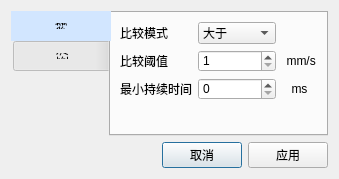
<?xml version="1.0" encoding="UTF-8"?>
<ui version="4.0">
 <class>speed_value_compairsons_setting</class>
 <widget class="QDialog" name="speed_value_compairsons_setting">
  <property name="geometry">
   <rect>
    <x>0</x>
    <y>0</y>
    <width>296</width>
    <height>160</height>
   </rect>
  </property>
  <property name="windowTitle">
   <string>Dialog</string>
  </property>
  <layout class="QGridLayout" name="gridLayout">
   <item row="0" column="0">
    <widget class="QTabWidget" name="tabWidget">
     <property name="font">
      <font>
       <family>Arial</family>
      </font>
     </property>
     <property name="styleSheet">
      <string notr="true">QTabBar::tab { width: 100px;height:30px }
QTabBar::tab:selected { background-color: rgb(210,230,255); }</string>
     </property>
     <property name="tabPosition">
      <enum>QTabWidget::West</enum>
     </property>
     <property name="tabShape">
      <enum>QTabWidget::Rounded</enum>
     </property>
     <property name="currentIndex">
      <number>0</number>
     </property>
     <property name="iconSize">
      <size>
       <width>16</width>
       <height>10</height>
      </size>
     </property>
     <property name="elideMode">
      <enum>Qt::ElideNone</enum>
     </property>
     <property name="documentMode">
      <bool>false</bool>
     </property>
     <property name="tabsClosable">
      <bool>false</bool>
     </property>
     <widget class="QWidget" name="tab_param_2">
      <property name="font">
       <font>
        <family>Arial</family>
       </font>
      </property>
      <attribute name="title">
       <string>参数</string>
      </attribute>
      <layout class="QGridLayout" name="gridLayout_2">
       <item row="1" column="0">
        <widget class="QLabel" name="label_6">
         <property name="font">
          <font>
           <family>Arial</family>
          </font>
         </property>
         <property name="text">
          <string>比较阈值</string>
         </property>
        </widget>
       </item>
       <item row="0" column="0">
        <widget class="QLabel" name="label_3">
         <property name="font">
          <font>
           <family>Arial</family>
          </font>
         </property>
         <property name="text">
          <string>比较模式</string>
         </property>
        </widget>
       </item>
       <item row="3" column="1">
        <spacer name="verticalSpacer_3">
         <property name="orientation">
          <enum>Qt::Vertical</enum>
         </property>
         <property name="sizeHint" stdset="0">
          <size>
           <width>20</width>
           <height>40</height>
          </size>
         </property>
        </spacer>
       </item>
       <item row="1" column="2">
        <widget class="QLabel" name="label_7">
         <property name="font">
          <font>
           <family>Arial</family>
          </font>
         </property>
         <property name="text">
          <string> mm/s</string>
         </property>
         <property name="alignment">
          <set>Qt::AlignCenter</set>
         </property>
        </widget>
       </item>
       <item row="0" column="1">
        <widget class="QComboBox" name="comboBox_calc_mode">
         <item>
          <property name="text">
           <string>大于</string>
          </property>
         </item>
         <item>
          <property name="text">
           <string>小于</string>
          </property>
         </item>
         <item>
          <property name="text">
           <string>等于</string>
          </property>
         </item>
         <item>
          <property name="text">
           <string>大于等于</string>
          </property>
         </item>
         <item>
          <property name="text">
           <string>小于等于</string>
          </property>
         </item>
        </widget>
       </item>
       <item row="1" column="1">
        <widget class="QSpinBox" name="spinBox_speed_value">
         <property name="font">
          <font>
           <family>Arial</family>
          </font>
         </property>
         <property name="minimum">
          <number>1</number>
         </property>
         <property name="maximum">
          <number>32767</number>
         </property>
        </widget>
       </item>
       <item row="2" column="0">
        <widget class="QLabel" name="label">
         <property name="font">
          <font>
           <family>Arial</family>
          </font>
         </property>
         <property name="text">
          <string>最小持续时间</string>
         </property>
        </widget>
       </item>
       <item row="2" column="2">
        <widget class="QLabel" name="label_2">
         <property name="font">
          <font>
           <family>Arial</family>
          </font>
         </property>
         <property name="text">
          <string>ms</string>
         </property>
         <property name="alignment">
          <set>Qt::AlignCenter</set>
         </property>
        </widget>
       </item>
       <item row="2" column="1">
        <widget class="QSpinBox" name="spinBox_min_time">
         <property name="font">
          <font>
           <family>Arial</family>
          </font>
         </property>
         <property name="maximum">
          <number>5000</number>
         </property>
        </widget>
       </item>
      </layout>
     </widget>
     <widget class="QWidget" name="tab_exegesis_2">
      <attribute name="title">
       <string>标签注释</string>
      </attribute>
      <layout class="QGridLayout" name="gridLayout_5">
       <item row="3" column="0">
        <spacer name="verticalSpacer_4">
         <property name="orientation">
          <enum>Qt::Vertical</enum>
         </property>
         <property name="sizeHint" stdset="0">
          <size>
           <width>20</width>
           <height>40</height>
          </size>
         </property>
        </spacer>
       </item>
       <item row="2" column="1">
        <widget class="QLineEdit" name="lineEdit_eoutput1">
         <property name="font">
          <font>
           <family>Arial</family>
          </font>
         </property>
         <property name="maxLength">
          <number>10</number>
         </property>
        </widget>
       </item>
       <item row="1" column="0" colspan="2">
        <widget class="Line" name="line_4">
         <property name="styleSheet">
          <string notr="true">border-top: 1px dotted;</string>
         </property>
         <property name="orientation">
          <enum>Qt::Horizontal</enum>
         </property>
        </widget>
       </item>
       <item row="2" column="0">
        <widget class="QLabel" name="label_eoutput1">
         <property name="font">
          <font>
           <family>Arial</family>
          </font>
         </property>
         <property name="text">
          <string>成立</string>
         </property>
        </widget>
       </item>
       <item row="0" column="1">
        <widget class="QLineEdit" name="lineEdit_einput1">
         <property name="font">
          <font>
           <family>Arial</family>
          </font>
         </property>
         <property name="inputMask">
          <string/>
         </property>
         <property name="text">
          <string/>
         </property>
         <property name="maxLength">
          <number>10</number>
         </property>
         <property name="frame">
          <bool>true</bool>
         </property>
        </widget>
       </item>
       <item row="0" column="0">
        <widget class="QLabel" name="label_einput1">
         <property name="font">
          <font>
           <family>Arial</family>
          </font>
         </property>
         <property name="text">
          <string>编码器输入</string>
         </property>
        </widget>
       </item>
      </layout>
     </widget>
    </widget>
   </item>
   <item row="1" column="0">
    <layout class="QHBoxLayout" name="horizontalLayout_4">
     <item>
      <spacer name="horizontalSpacer_3">
       <property name="orientation">
        <enum>Qt::Horizontal</enum>
       </property>
       <property name="sizeHint" stdset="0">
        <size>
         <width>40</width>
         <height>20</height>
        </size>
       </property>
      </spacer>
     </item>
     <item>
      <widget class="QPushButton" name="pushButton_cancle">
       <property name="text">
        <string>取消</string>
       </property>
      </widget>
     </item>
     <item>
      <widget class="QPushButton" name="pushButton_apply">
       <property name="text">
        <string>应用</string>
       </property>
      </widget>
     </item>
    </layout>
   </item>
  </layout>
 </widget>
 <resources/>
 <connections/>
</ui>
